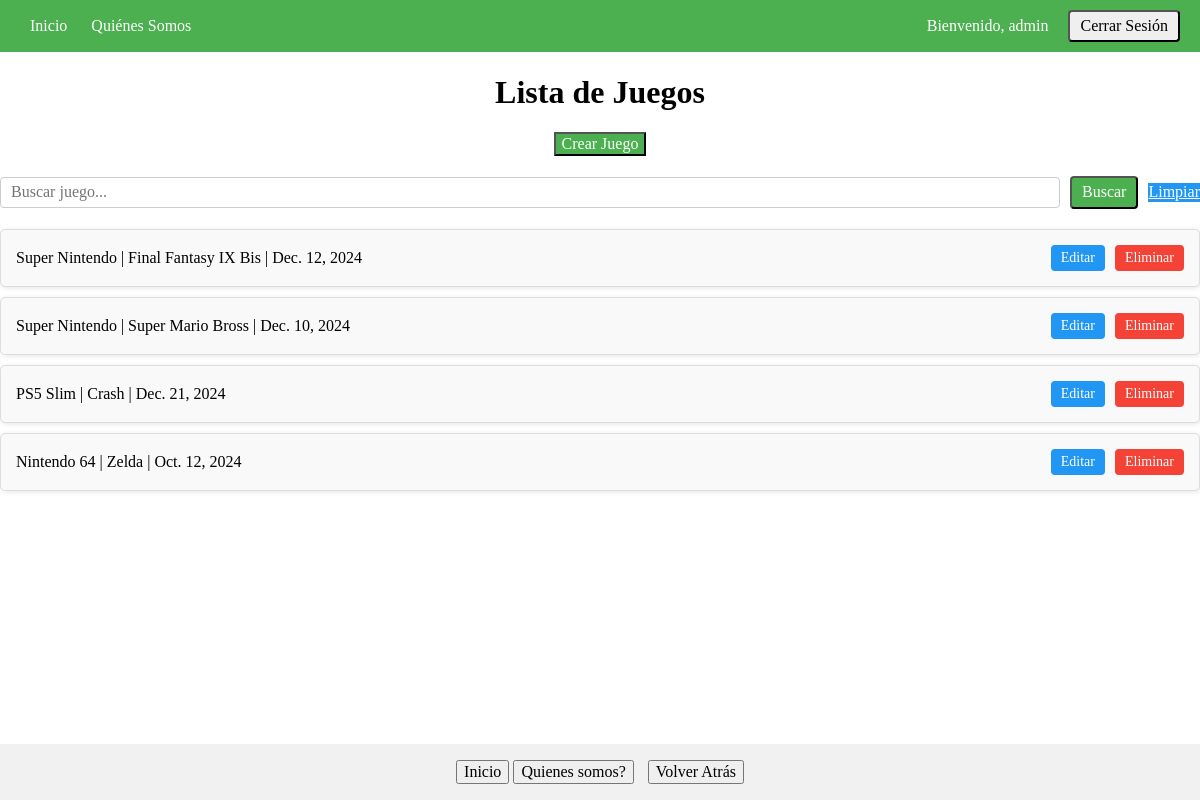
The page /juego/list (signed in) on the database as committed earlier.
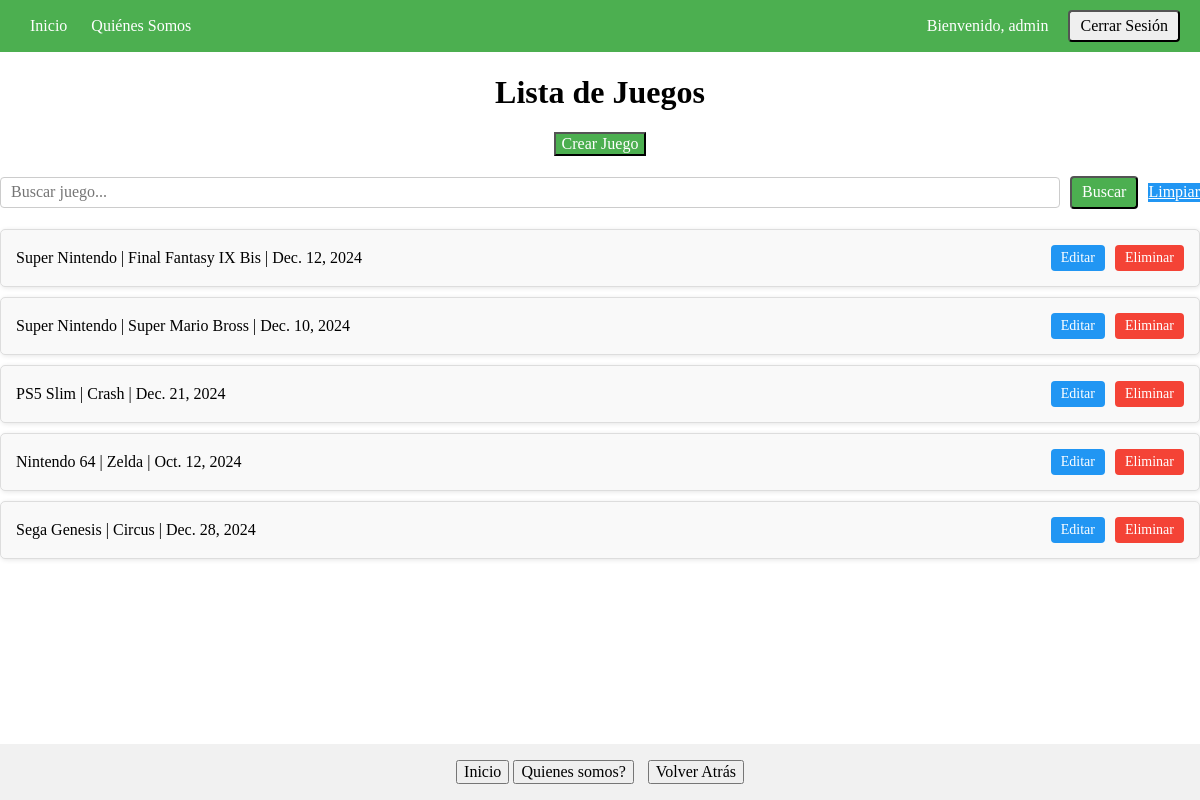
The same page on the database as committed later.
### consola/models.py (models this page shows, shortened)
class Juego(models.Model):
    consola = models.ForeignKey(Consola, on_delete=models.SET_NULL, null=True)
    nombre_juego = models.CharField(max_length=255)
    fecha_inicio = models.DateField(null=True)

class Consola(models.Model):
    nombre = models.CharField(max_length=255, unique=True)
    def __str__(self):
        return self.nombre

### consola/views.py (the view)
# urls.py: path("juego/list", juego_list, name="juego_list"),
@login_required
def juego_list(request):
    query = Juego.objects.all()
    search_query = request.GET.get('q')
    if search_query:
        query = query.filter(nombre_juego__icontains=search_query)
    context = {"juegos": query, "search_query": search_query}
    return render(request, "consola/juego_list.html", context)

### consola/templates/consola/juego_list.html
{% extends 'consola/base.html' %}
{% block contenido %}
    <h1>Lista de Juegos</h1>
    <div style="margin-bottom: 20px;">
        <a href="{% url 'consola:juego_create' %}">
            <button class="btn-primary">Crear Juego</button>
        </a>
    </div>
    <form method="get" action="" style="margin-bottom: 20px;">
        <input type="text" name="q" placeholder="Buscar juego..." value="{{ search_query | default:'' }}">
        <button type="submit" class="btn-primary">Buscar</button>
        <a href="{% url 'consola:juego_list' %}" class="btn-secondary">Limpiar</a>
    </form>
    <ul class="styled-list">
        {% for juego in juegos %}
            <li>
                <span>{{ juego.consola }} | {{ juego.nombre_juego }} | {{ juego.fecha_inicio }}</span>
                <div class="actions">
                    <a href="{% url 'consola:juego_edit' juego.pk %}"><button class="btn-secondary">Editar</button></a>
                    <a href="{% url 'consola:juego_delete' juego.pk %}"><button class="btn-danger">Eliminar</button></a>
                </div>
            </li>
        {% empty %}
            <li>No se encontraron juegos que coincidan con tu búsqueda.</li>
        {% endfor %}
    </ul>
{% endblock contenido %}

Rows that differ between the two databases and show on the page:
added Juego: consola "Sega Genesis", nombre_juego "Circus", fecha_inicio "Dec. 28, 2024"
